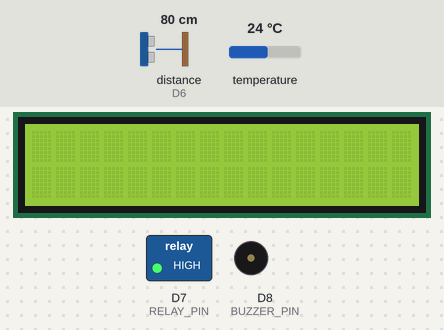
The sketch below on a simulated ESP8266 (NodeMCU). Shown: 16×2 character LCD, switched loads named in the sketch (green lamp = pin HIGH), buzzer (waves = sounding, pin HIGH). Wiring (inferred from the names in the program): ultrasonic range finder: trigger D5; echo D6. The test bench sets the inputs (shaded band); at power-on: distance to the obstacle (sensor on D6) 80 cm, temperature 24 °C. The echo pulse lasts 58.3 µs per cm; WiFi joins after 1.5 s; servers stay silent unless stated; pins used as bus, display or sensor lines are not drawn; what the sketch prints to the serial monitor is not drawn.

Above: at 3.1 s.
3.2 s: distance to the obstacle (sensor on D6) set to 95 cm
17.2 s: distance to the obstacle (sensor on D6) set to 103 cm
At 30.9 s:
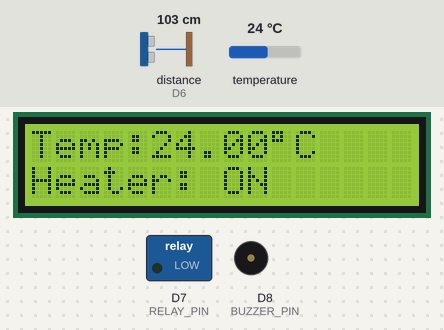
31.2 s: temperature set to 12 °C
At 32.6 s:
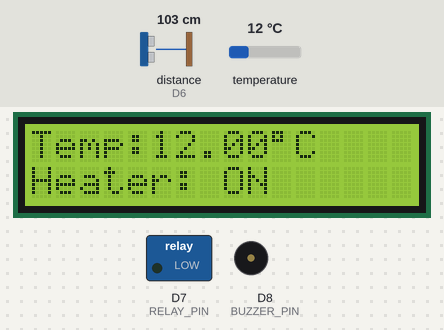
41.3 s: distance to the obstacle (sensor on D6) set to 2 cm
At 44.99 s:
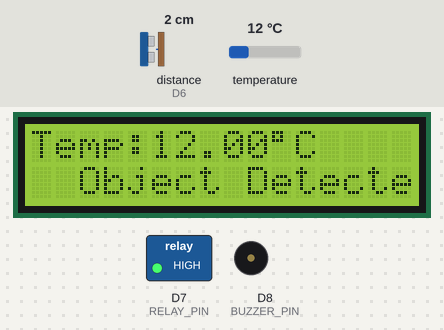
51.4 s: temperature set to 19 °C
At 58.81 s:
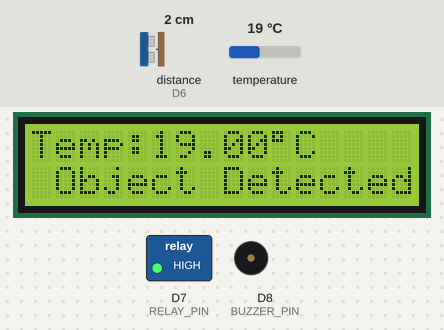
61.5 s: temperature set to 28 °C
At 72.96 s:
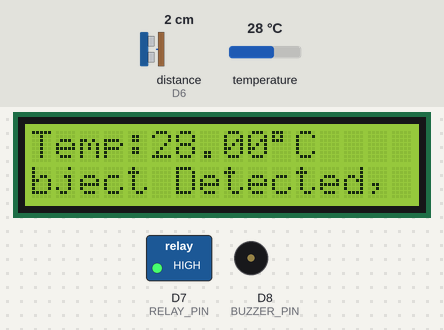
Timing chart, 0 to 74.3 s (numbered marks = the images above; inputs shaded):
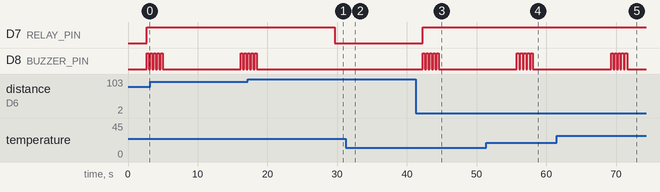

Measured:
- the behaviour switches between 100 and 101 cm on distance to the obstacle (sensor on D6) (found by bisection; images 0 and 1)
- after the input at 17.2 s, D7 (RELAY_PIN): HIGH → LOW after 12.5 s; D8 (BUZZER_PIN): goes on until 18.5 s, then stays LOW; the display: first differs from a run without the input after 12.5 s (image 1)
- after the input at 31.2 s, the display: changes after 0.32 s (image 2)
- after the input at 41.3 s, D7 (RELAY_PIN): LOW → HIGH after 1.0 s; D8 (BUZZER_PIN): alternates HIGH for 0.30 s and LOW for 0.20 s, 10 changes in all, then stays LOW, starting after 1.0 s; the display: changes after 3.5 s (image 3)

The sketch:

main_code.ino.ino
```cpp
// smart immersion water heater.............
#define BLYNK_TEMPLATE_ID "TMPL3jLL3htmp"
#define BLYNK_TEMPLATE_NAME "waterheater"
#define BLYNK_AUTH_TOKEN "PvL6skaIRySnR-Cx7mMLwEy0ohTfiZOp"
#include <OneWire.h>
#include <DallasTemperature.h>
#include <Wire.h>
#include <LiquidCrystal_I2C.h>
#include <ESP8266WiFi.h>
#include <BlynkSimpleEsp8266.h>
// ----- Blynk Configuration -----
char auth[] = BLYNK_AUTH_TOKEN;
char ssid[] = "Deepak";
char pass[] = "Deepak18";
// ----- Pin definitions -----
#define ONE_WIRE_BUS D4      // DS18B20 data pin
#define TRIG_PIN D5          // Ultrasonic Trigger
#define ECHO_PIN D6          // Ultrasonic Echo
#define RELAY_PIN D7         // Relay control
#define BUZZER_PIN D8        // Buzzer

// ----- Relay logic -----
#define RELAY_ON  LOW    // Active LOW relay: LOW = ON, HIGH = OFF
#define RELAY_OFF HIGH

// ----- Objects -----
OneWire oneWire(ONE_WIRE_BUS);
DallasTemperature sensors(&oneWire);
LiquidCrystal_I2C lcd(0x27, 16, 2);

String scrollMsg = "  Object Detected, Heater OFF  ";
void setup() {
  Serial.begin(9600);
  sensors.begin();
  lcd.init();
  lcd.backlight();

  pinMode(TRIG_PIN, OUTPUT);
  pinMode(ECHO_PIN, INPUT);
  pinMode(RELAY_PIN, OUTPUT);
  pinMode(BUZZER_PIN, OUTPUT);

  digitalWrite(RELAY_PIN, RELAY_ON);   // Heater starts ON
  digitalWrite(BUZZER_PIN, LOW);

  lcd.setCursor(0, 0);
  lcd.print("Smart Water Heater");
  lcd.setCursor(0, 1);
  lcd.print("Connecting WiFi...");
  Serial.println("Connecting to WiFi...");
  Blynk.begin(auth, ssid, pass);
  lcd.clear();
}

void loop() {
  Blynk.run();

  // --- Read Temperature ---
  sensors.requestTemperatures();
  float tempC = sensors.getTempCByIndex(0);

  // Handle invalid readings
  if (tempC == -127.0 || tempC == 85.0) {
    lcd.clear();
    lcd.setCursor(0, 0);
    lcd.print("Temp Sensor Error");
    Serial.println("Temperature sensor error!");
    delay(1000);
    return;
  }

  tempC = abs(tempC);  // Ensure no negative values

  // --- Read Distance ---
  long duration, distance;
  digitalWrite(TRIG_PIN, LOW);
  delayMicroseconds(2);
  digitalWrite(TRIG_PIN, HIGH);
  delayMicroseconds(10);
  digitalWrite(TRIG_PIN, LOW);
  duration = pulseIn(ECHO_PIN, HIGH, 40000); // timeout for longer range
  distance = duration * 0.034 / 2;           // Convert to cm

  // --- Display on Serial Monitor ---
  Serial.print("Temp: ");
  Serial.print(tempC);
  Serial.print(" °C | Distance: ");
  Serial.print(distance);
  Serial.println(" cm");

  // ---------- CONTROL LOGIC ----------
  String heaterStatus = "";
  String buzzerStatus = "";

  // 1️⃣ Temperature safety cutoff
  if (tempC >= 80.0) {
    digitalWrite(RELAY_PIN, RELAY_OFF);  // Heater OFF
    digitalWrite(BUZZER_PIN, HIGH);      // Buzzer ON
    heaterStatus = "OFF";
    buzzerStatus = "ON";

    lcd.clear();
    lcd.setCursor(0, 0);
    lcd.print("Temp:");
    lcd.print(tempC);
    lcd.print((char)223);
    lcd.print("C");
    lcd.setCursor(0, 1);
    lcd.print("Heater OFF (80C)");
    Serial.println("Heater OFF (Temp >= 80C)");
    delay(3000);
    digitalWrite(BUZZER_PIN, LOW);
  }

  // 2️⃣ Object detected (< 100 cm)
  else if (distance > 0 && distance < 100) {
    digitalWrite(RELAY_PIN, RELAY_OFF);   // Heater OFF
  for (int i = 0; i < 5; i++) {   // 5 fast beeps
  digitalWrite(BUZZER_PIN, HIGH);
  delay(300);
  digitalWrite(BUZZER_PIN, LOW);
  delay(200);
}


    heaterStatus = "OFF";
    buzzerStatus = "ALERT";

    // Scrolling message
    for (int pos = 0; pos < scrollMsg.length(); pos++) {
      lcd.clear();
      lcd.setCursor(0, 0);
      lcd.print("Temp:");
      lcd.print(tempC);
      lcd.print((char)223);
      lcd.print("C");
      lcd.setCursor(0, 1);
      for (int i = 0; i < 16; i++) {
        int index = (pos + i) % scrollMsg.length();
        lcd.print(scrollMsg[index]);
      }
      delay(300);
    }
    Serial.println("Object detected (<=100cm) -> Heater OFF");
  }

  // 3️⃣ Normal condition
  else {
    digitalWrite(RELAY_PIN, RELAY_ON);    // Heater ON
    digitalWrite(BUZZER_PIN, LOW);
    heaterStatus = "ON";
    buzzerStatus = "OFF";

    lcd.clear();
    lcd.setCursor(0, 0);
    lcd.print("Temp:");
    lcd.print(tempC);
    lcd.print((char)223);
    lcd.print("C");
    lcd.setCursor(0, 1);
    lcd.print("Heater: ON      ");
    Serial.println("Heater ON (Normal)");
    delay(1000);
  }

  // --- Send data to Blynk ---
  Blynk.virtualWrite(V0, tempC);           // Temperature
  Blynk.virtualWrite(V1, distance);        // Distance
  Blynk.virtualWrite(V2, heaterStatus);    // Heater Status
  Blynk.virtualWrite(V3, buzzerStatus);    // Buzzer Status
}
```
